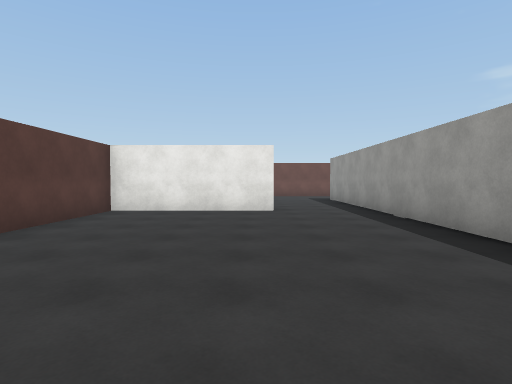
[1] (above)

24 first-person views from a walk through a 3-D level made in the Unity game engine. The camera is 1.5 m above the floor, tilts 2° down and sees 80° across. The floor is counted in squares, 2 m on a side. Each view is taken from the middle of a square. On the plan, view 1 faces up. The plan holds only what a view shows up to about 10 squares ahead; the rest is blank. The player character is not drawn. Surface patterns are stand-ins for the level's own textures.

[2]
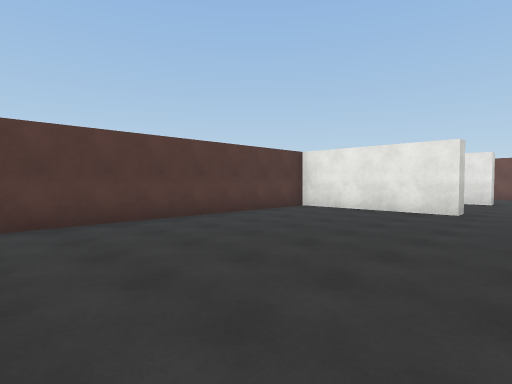

[3]
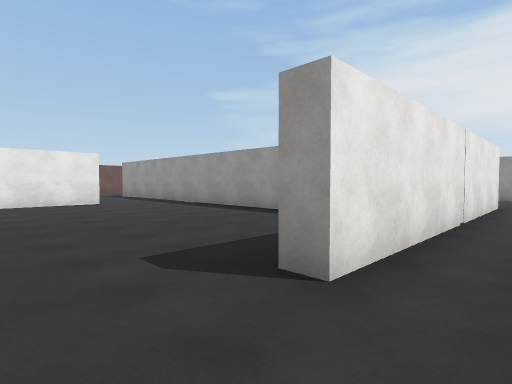

[4]
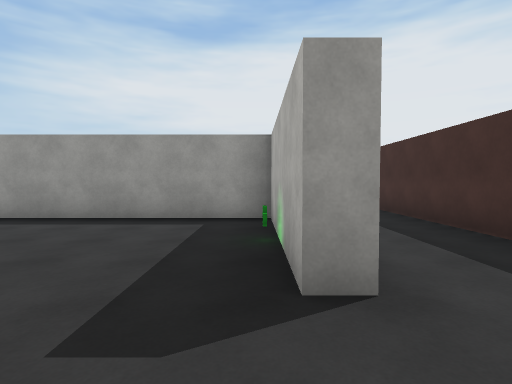

[5]
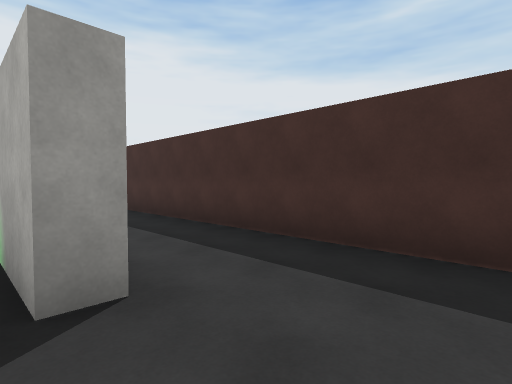

[6]
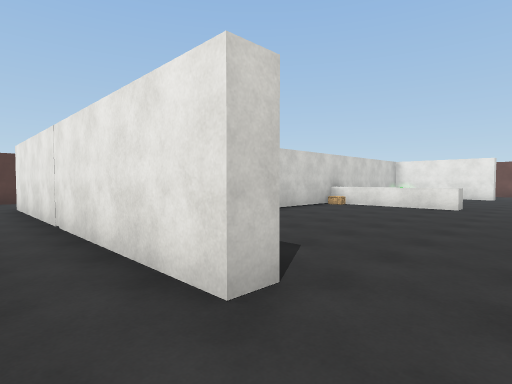

[7]
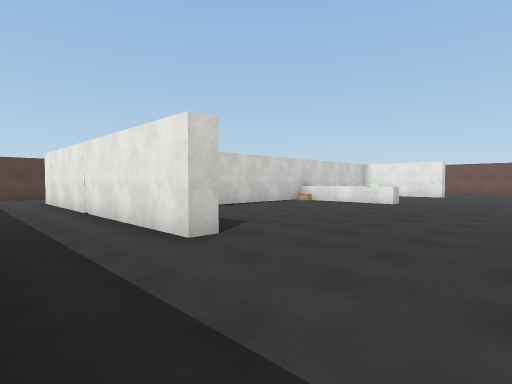

[8]
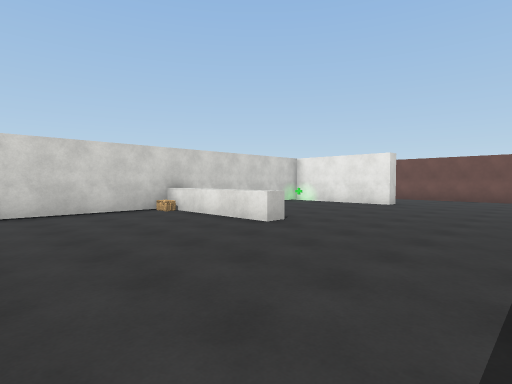

[9]
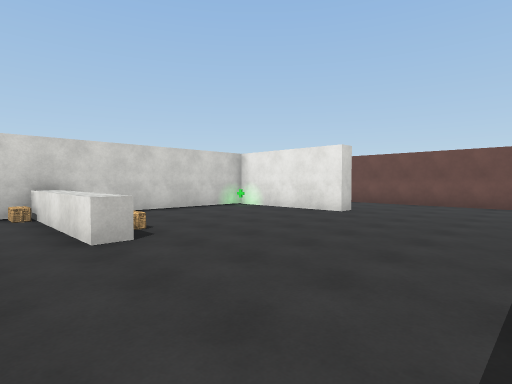

[10]
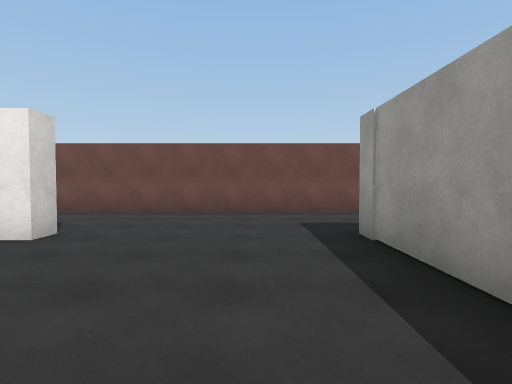

[11]
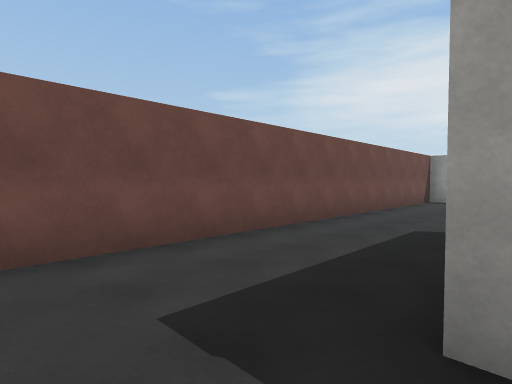

[12]
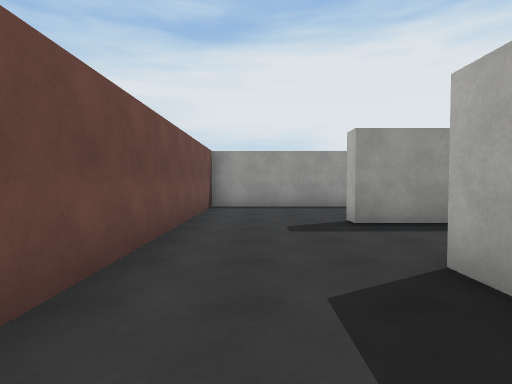

[13]
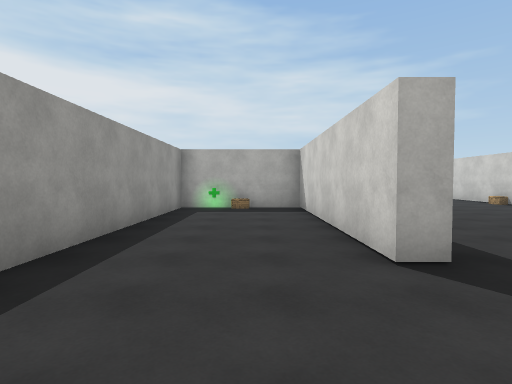

[14]
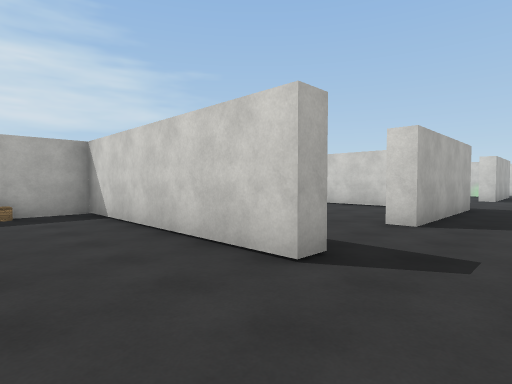

[15]
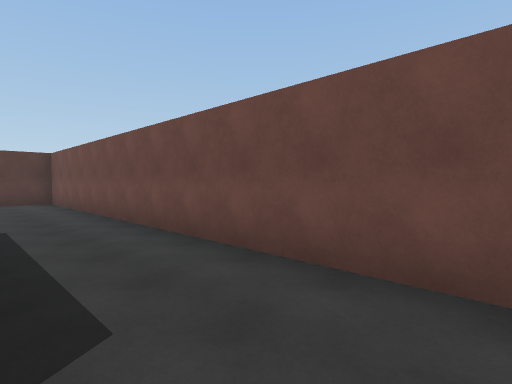

[16]
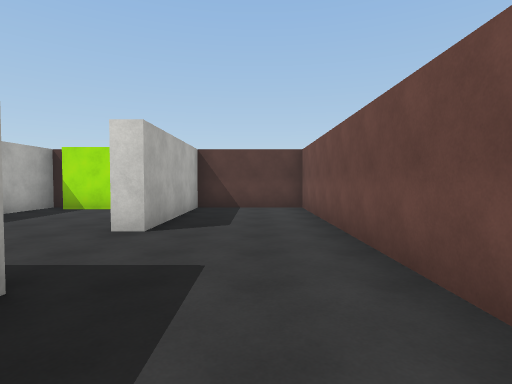

[17]
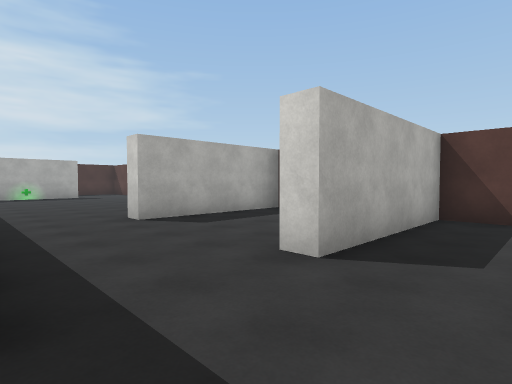

[18]
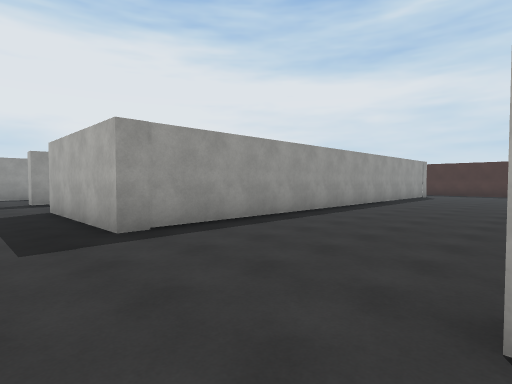

[19]
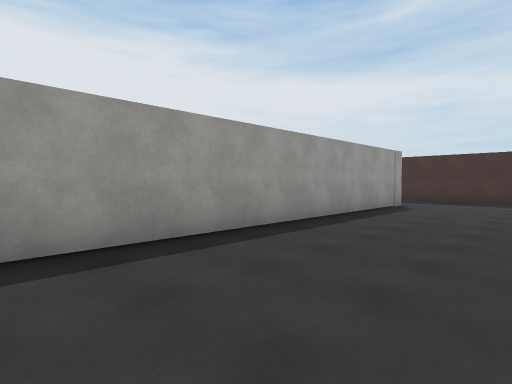

[20]
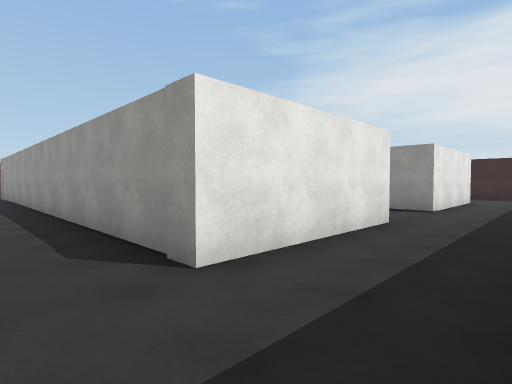

[21]
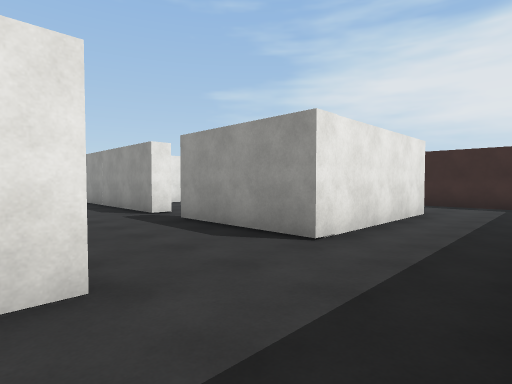

[22]
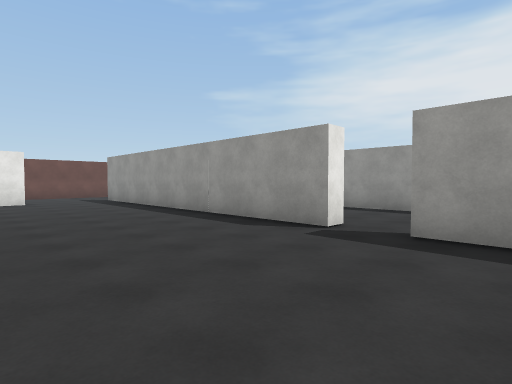

[23]
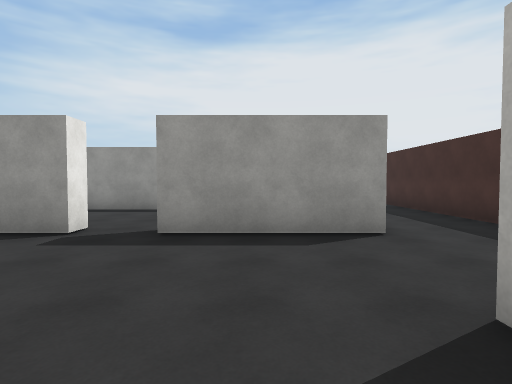

[24]
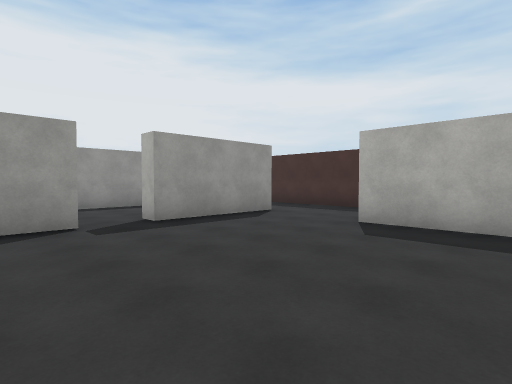

### Floor plan
Ten units are one square. View 1 is at (0, 0); x grows to the right and y downward. Boxes are objects, and circles mark ways between rooms. Rooms are numbered by the first view taken in them; rooms with no view inside come last. Other rooms are left out.
<svg viewBox="-43 -158 301 206">
<path fill="none" stroke="#000" d="M5 -77 -37 -77 -37 -4M-10 13 30 13 30 -75M41 -61 34 -61M72 -124 72 -118 35 -118 35 -19M75 12 75 18 -10 18 -10 13M158 18 115 18 115 -123 156 -123M183 -123 187 -123 187 -63 221 -63 221 -153 -37 -153 -37 -123 5 -123M90 43 99 43M170 43 240 43M228 18 183 18M-37 15 -37 20M253 31 253 10M-28 43 51 43M120 -55 120 -49M183 -26 183 -123M120 -105 120 -87M134 13 158 13M156 -123 156 -118 150 -118M183 18 183 -14M5 -123 5 -118 -2 -118M-31 -102 -31 -88M30 -75 30 -100M-38 -82 5 -82 5 -77M189 -26 183 -26M183 -14 188 -14M221 2 221 -45"/>
<rect x="35" y="-65" width="10" height="10" fill="#bbb"><title>other object</title></rect>
<rect x="35" y="-115" width="10" height="10" fill="#bbb"><title>other object</title></rect>
<rect x="55" y="-75" width="10" height="10" fill="#bbb"><title>other object</title></rect>
<rect x="195" y="-75" width="10" height="10" fill="#bbb"><title>other object</title></rect>
<rect x="205" y="-75" width="10" height="10" fill="#bbb"><title>other object</title></rect>
<circle cx="-25" cy="10" r="3" fill="#2a7"/>
<circle cx="15" cy="-80" r="3" fill="#2a7"/>
<circle cx="165" cy="-120" r="3" fill="#2a7"/>
<circle cx="165" cy="10" r="3" fill="#2a7"/>
<circle cx="15" cy="-120" r="3" fill="#2a7"/>
<circle cx="180" cy="-20" r="3" fill="#2a7"/>
<text x="-10" y="-40">1</text>
<text x="110" y="-60">2</text>
<text x="150" y="-50">3</text>
<text x="0" y="-100">4</text>
<text x="200" y="-30">5</text>
</svg>
Room 1 opens to room 2. Room 1 opens to room 4. Room 2 opens to room 3. Room 2 opens to room 4. Room 3 opens to room 5.

Where each view was taken, in squares from view 1:
view 1: 0 up, 0 right, facing up
view 2: 0 up, 2 right, facing up-left
view 3: 3 down, 3 left, facing up-right
view 4: 1 down, 3 left, facing right
view 5: 1 down, 3 left, facing down-right
view 6: 3 down, 9 right, facing up-left
view 7: 4 down, 11 right, facing up-left
view 8: 2 up, 11 right, facing up-left
view 9: 5 up, 11 right, facing up-left
view 10: 8 up, 10 right, facing up
view 11: 12 up, 10 right, facing up-right
view 12: 14 up, 13 right, facing right
view 13: 15 up, 20 right, facing down
view 14: 14 up, 21 right, facing down-left
view 15: 13 up, 8 right, facing up-left
view 16: 14 up, 5 right, facing left
view 17: 14 up, 3 right, facing down-left
view 18: 14 up, 7 right, facing down-right
view 19: 8 up, 8 right, facing down-right
view 20: 4 down, 10 right, facing up-right
view 21: 4 down, 15 right, facing up-right
view 22: 0 up, 14 right, facing up-right
view 23: 0 up, 14 right, facing right
view 24: 4 up, 13 right, facing down-right
